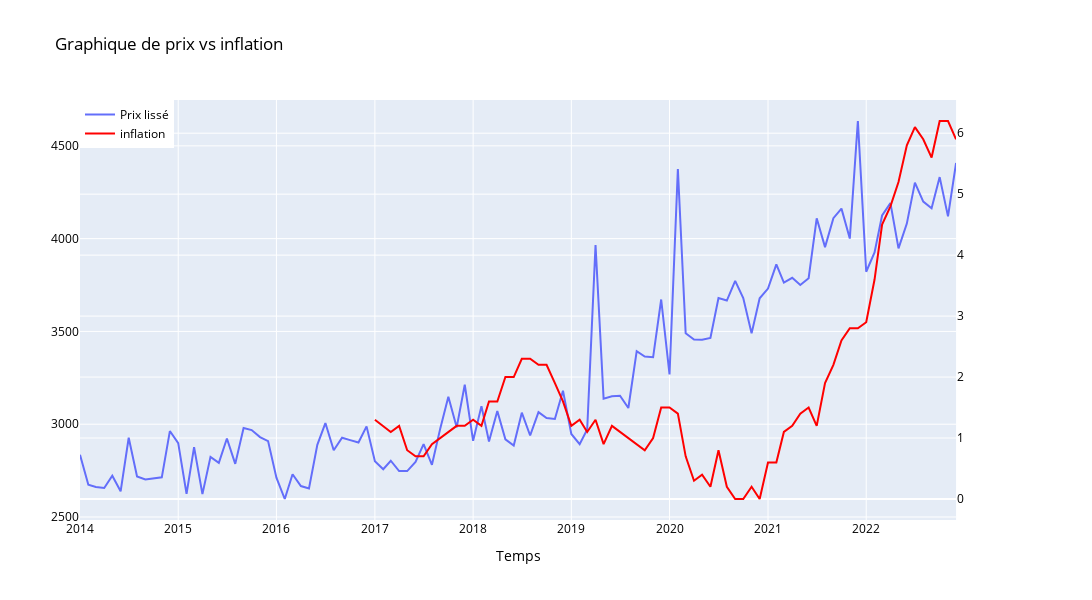

This figure's notebook cell:
### Code cell
import plotly.graph_objects as go
from plotly.subplots import make_subplots
import pandas as pd


resultat['prix_m2_smooth'] = resultat['prix_m2'].rolling(window=2).mean()
volume['Volume de transaction/mois_smooth'] = volume['Volume de transaction/mois'].rolling(window=2).mean()

fig = make_subplots(specs=[[{"secondary_y": True}]])

fig.add_trace(go.Scatter(x=resultat.index, y=resultat['prix_m2'], mode='lines', name='Prix lissé', line=dict(color='light green')), secondary_y=False)


fig.add_trace(go.Scatter(x=filtered_data.index, y=filtered_data["Glissement annuel"], mode='lines', name='inflation', line=dict(color='red')),secondary_y=True)


fig.update_layout(
    title='Graphique de prix vs inflation',
    xaxis=dict(title='Temps'),
    legend=dict(x=0, y=1),
    showlegend=True,
    autosize=True,
    width=1100,  # Largeur de la figure en pixels
    height=600,  # Hauteur de la figure en pixels
    plot_bgcolor='light blue',  # Couleur de fond transparente
    paper_bgcolor='white',  # Couleur du papier transparente
    font=dict(color='black')
)

fig.show()

### Figure 1 — Plotly figure (JSON) as saved in the notebook; plotly's stock layout.template omitted (floating-point values rounded to 4 significant figures)
{"data": [{"line": {"color": "light green"}, "mode": "lines", "name": "Prix lissé", "type": "scatter", "x": ["2014-01", "2014-02", "2014-03", "2014-04", "2014-05", "2014-06", "2014-07", "2014-08", "2014-09", "2014-10", "2014-11", "2014-12", "2015-01", "2015-02", "2015-03", "2015-04", "2015-05", "2015-06", "2015-07", "2015-08", "2015-09", "2015-10", "2015-11", "2015-12", "2016-01", "2016-02", "2016-03", "2016-04", "2016-05", "2016-06", "2016-07", "2016-08", "2016-09", "2016-10", "2016-11", "2016-12", "2017-01", "2017-02", "2017-03", "2017-04", "2017-05", "2017-06", "2017-07", "2017-08", "2017-09", "2017-10", "2017-11", "2017-12", "2018-01", "2018-02", "2018-03", "2018-04", "2018-05", "2018-06", "2018-07", "2018-08", "2018-09", "2018-10", "2018-11", "2018-12", "2019-01", "2019-02", "2019-03", "2019-04", "2019-05", "2019-06", "2019-07", "2019-08", "2019-09", "2019-10", "2019-11", "2019-12", "2020-01", "2020-02", "2020-03", "2020-04", "2020-05", "2020-06", "2020-07", "2020-08", "2020-09", "2020-10", "2020-11", "2020-12", "2021-01", "2021-02", "2021-03", "2021-04", "2021-05", "2021-06", "2021-07", "2021-08", "2021-09", "2021-10", "2021-11", "2021-12", "2022-01", "2022-02", "2022-03", "2022-04", "2022-05", "2022-06", "2022-07", "2022-08", "2022-09", "2022-10", "2022-11", "2022-12"], "xaxis": "x", "y": [2835.0, 2674.0, 2662.0, 2656.0, 2723.0, 2638.0, 2927.0, 2719.0, 2703.0, 2707.0, 2714.0, 2963.0, 2898.0, 2625.0, 2876.0, 2623.0, 2824.0, 2792.0, 2923.0, 2786.0, 2980.0, 2969.0, 2931.0, 2909.0, 2712.0, 2597.0, 2731.0, 2667.0, 2653.0, 2889.0, 3006.0, 2859.0, 2927.0, 2914.0, 2901.0, 2988.0, 2801.0, 2758.0, 2803.0, 2747.0, 2748.0, 2796.0, 2892.0, 2781.0, 2977.0, 3147.0, 2983.0, 3213.0, 2910.0, 3097.0, 2907.0, 3071.0, 2918.0, 2885.0, 3062.0, 2939.0, 3065.0, 3033.0, 3029.0, 3181.0, 2948.0, 2893.0, 2972.0, 3966.0, 3138.0, 3151.0, 3154.0, 3087.0, 3394.0, 3364.0, 3361.0, 3672.0, 3268.0, 4375.0, 3490.0, 3456.0, 3455.0, 3465.0, 3680.0, 3667.0, 3773.0, 3680.0, 3490.0, 3678.0, 3731.0, 3861.0, 3763.0, 3789.0, 3750.0, 3787.0, 4110.0, 3954.0, 4110.0, 4162.0, 4000.0, 4634.0, 3821.0, 3926.0, 4125.0, 4191.0, 3948.0, 4081.0, 4302.0, 4200.0, 4163.0, 4332.0, 4120.0, 4408.0], "yaxis": "y"}, {"line": {"color": "red"}, "mode": "lines", "name": "inflation", "type": "scatter", "x": ["2022-12", "2022-11", "2022-10", "2022-09", "2022-08", "2022-07", "2022-06", "2022-05", "2022-04", "2022-03", "2022-02", "2022-01", "2021-12", "2021-11", "2021-10", "2021-09", "2021-08", "2021-07", "2021-06", "2021-05", "2021-04", "2021-03", "2021-02", "2021-01", "2020-12", "2020-11", "2020-10", "2020-09", "2020-08", "2020-07", "2020-06", "2020-05", "2020-04", "2020-03", "2020-02", "2020-01", "2019-12", "2019-11", "2019-10", "2019-09", "2019-08", "2019-07", "2019-06", "2019-05", "2019-04", "2019-03", "2019-02", "2019-01", "2018-12", "2018-11", "2018-10", "2018-09", "2018-08", "2018-07", "2018-06", "2018-05", "2018-04", "2018-03", "2018-02", "2018-01", "2017-12", "2017-11", "2017-10", "2017-09", "2017-08", "2017-07", "2017-06", "2017-05", "2017-04", "2017-03", "2017-02", "2017-01"], "xaxis": "x", "y": [5.9, 6.2, 6.2, 5.6, 5.9, 6.1, 5.8, 5.2, 4.8, 4.5, 3.6, 2.9, 2.8, 2.8, 2.6, 2.2, 1.9, 1.2, 1.5, 1.4, 1.2, 1.1, 0.6, 0.6, 0, 0.2, 0, 0, 0.2, 0.8, 0.2, 0.4, 0.3, 0.7, 1.4, 1.5, 1.5, 1, 0.8, 0.9, 1, 1.1, 1.2, 0.9, 1.3, 1.1, 1.3, 1.2, 1.6, 1.9, 2.2, 2.2, 2.3, 2.3, 2, 2, 1.6, 1.6, 1.2, 1.3, 1.2, 1.2, 1.1, 1, 0.9, 0.7, 0.7, 0.8, 1.2, 1.1, 1.2, 1.3], "yaxis": "y2"}], "layout": {"autosize": true, "font": {"color": "black"}, "height": 600, "legend": {"x": 0, "y": 1}, "paper_bgcolor": "white", "plot_bgcolor": "light blue", "showlegend": true, "title": {"text": "Graphique de prix vs inflation"}, "width": 1100, "xaxis": {"anchor": "y", "domain": [0, 0.94], "title": {"text": "Temps"}}, "yaxis": {"anchor": "x", "domain": [0, 1]}, "yaxis2": {"anchor": "x", "overlaying": "y", "side": "right"}}}
